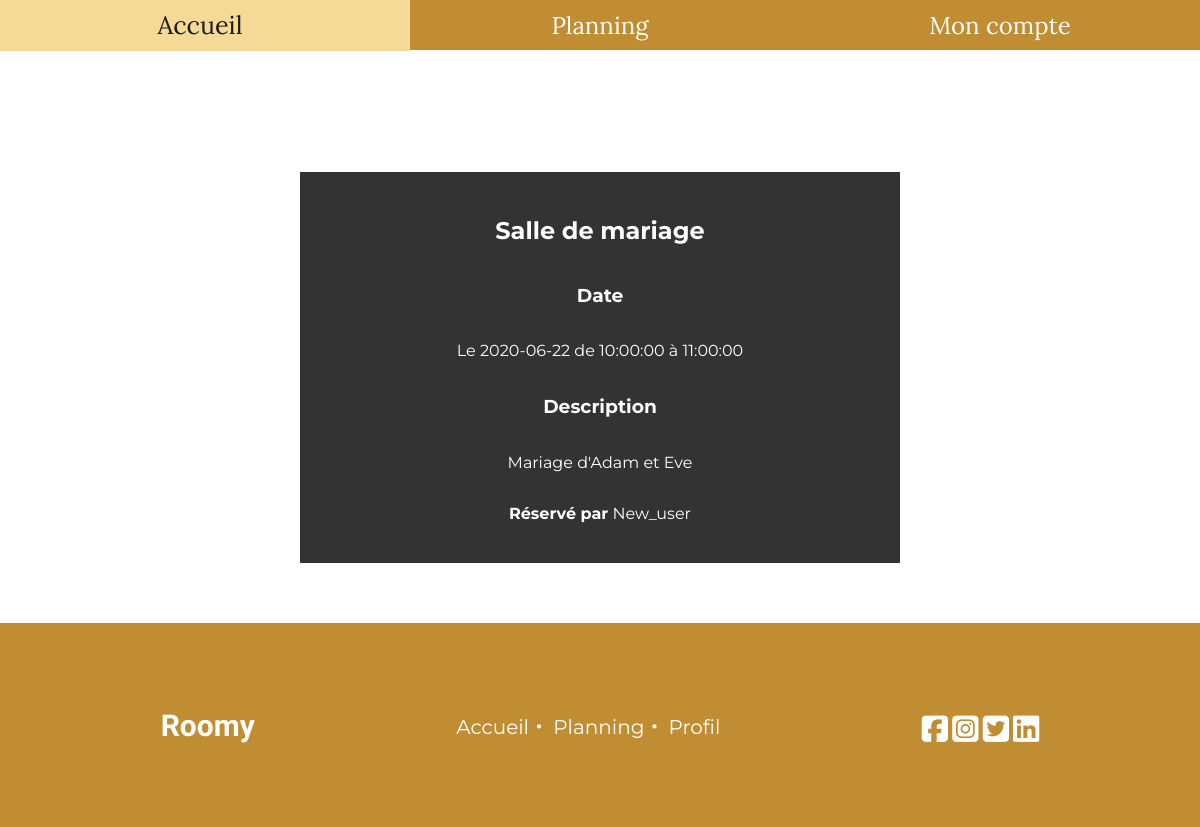
The app's page /reservation.php?id=25 (signed in) with its own data.
### tables this page shows
CREATE TABLE IF NOT EXISTS `reservations` (
  `id` int(11) NOT NULL AUTO_INCREMENT,
  `titre` varchar(255) NOT NULL,
  `description` text NOT NULL,
  `debut` datetime NOT NULL,
  `fin` datetime NOT NULL,
  `id_utilisateur` int(11) NOT NULL,
  PRIMARY KEY (`id`)
);

CREATE TABLE IF NOT EXISTS `utilisateurs` (
  `id` int(11) NOT NULL AUTO_INCREMENT,
  `login` varchar(255) NOT NULL,
  `password` varchar(255) NOT NULL,
  PRIMARY KEY (`id`)
);

### reservation.php (the view, shortened to what this page needs)
<!doctype html>
<html lang="fr" dir="ltr">
<head>
    <link rel="stylesheet" href="styles/css/style.css">
</head>
<body class="body-reservation">
<header>
    <?php
    include("header.php");
    $errors = [];
    $id_reservation = $_GET['id'];
    $request = "SELECT id, titre, description, cast(debut as time), cast(fin as time), cast(debut as date),id_utilisateur FROM `reservationsalles`.`reservations` WHERE id = '$id_reservation'";
    $query = mysqli_query($db, $request);
    $reservation = mysqli_fetch_array($query);
    if (empty($reservation)) {
        $errors[] = "Cette réservation n'existe pas !";
    } else {
        $reservation['heure_debut'] = $reservation['cast(debut as time)'];
        $reservation['heure_fin'] = $reservation['cast(fin as time)'];
        $reservation['date'] = $reservation['cast(debut as date)'];
        $user_id = $reservation['id_utilisateur'];
        $request2 = "SELECT login FROM `reservationsalles`.`utilisateurs` WHERE id = '$user_id'";
        $query2 = mysqli_query($db, $request2);
        $user_login = mysqli_fetch_array($query2);
    }
    ?>
</header>
<main>
    <?php
    if (empty($errors)) { ?>
        <div class="content reservation-event">
            <h2><?= $reservation['titre'] ?></h2>
            <h3>Date</h3>
            <p>Le <?= $reservation['date'] ?> de <?= $reservation['heure_debut'] ?>
                à <?= $reservation['heure_fin'] ?></p>
            <h3>Description</h3>
            <p><?= $reservation['description'] ?></p>
            <p><span>Réservé par</span> <?= $user_login[0] ?></p>
        </div>
        <?php
    } ?>
</main>
<footer>
    <?php
    include("footer.php") ?>
</footer>
</body>
</html>

### styles/css/style.css (style rules this page uses)
:root { --dark: #1A1A1A; --light: #EBEBEB; --gold: #c08d32; --soft-gold: #F5DA95; --dark-gold: #CE8025; }
.content { max-width: 1400px; margin: 0 auto; height: 100%; display: flex; flex-direction: column; }
html, body { margin: 0; padding: 0; }
* { transition: ease 0.05s; box-sizing: border-box; }
header { background-color: #c08d32; color: white; font-family: 'Lora'; border-bottom:0.5px solid white; z-index:4; }
.reservation-form h2, p { font-family: 'Montserrat', sans-serif; }
.body-reservation { background:url(https://majoliechambre.fr/wp-content/uploads/2019/07/papier-peint-fleurs-dor%C3%83%C2%A9es-compressor.png) center fixed; background-size:contain; }
.reservation-event { margin-top:10%; font-family: 'Montserrat', sans-serif; background-color:#333; color:white; padding:2%; margin-bottom: 5%; width:50%; text-align: center; }
.reservation-event h2 { text-align:center; }
.reservation-event span { font-weight:bold; }

### records on screen
reservations: titre "Salle de mariage", description "Mariage d'Adam et Eve"
utilisateurs: login "New_user"

### other values on screen
$reservation['date'] "2020-06-22"
$reservation['heure_debut'] "10:00:00"
$reservation['heure_fin'] "11:00:00"
